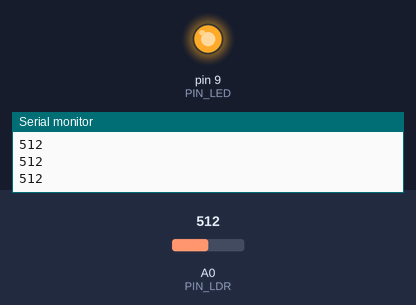
This sketch was run on a simulated Arduino Uno, built with avr-gcc and run on an emulated ATmega328P. Shown: output pins drawn as LEDs (lit = HIGH), the last lines printed to the serial monitor. Inputs (shaded band) come from the test bench; at power-on: A0 (PIN_LDR) = 512.

Above: at 1.2 s.
1.3 s: A0 (PIN_LDR) set to 416
2.8 s: A0 (PIN_LDR) set to 386
At 4.0 s:
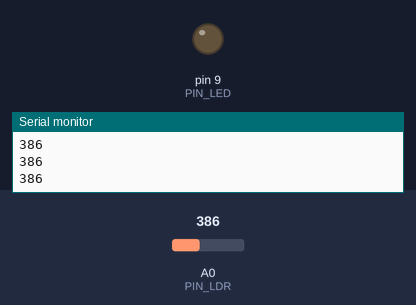
4.3 s: A0 (PIN_LDR) set to 410
At 5.1 s:
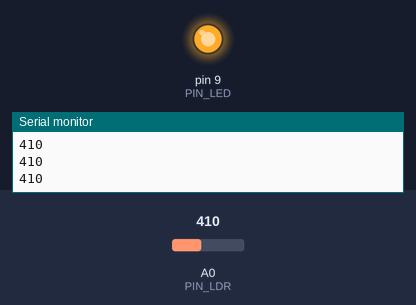
5.8 s: A0 (PIN_LDR) set to 390
At 6.3 s:
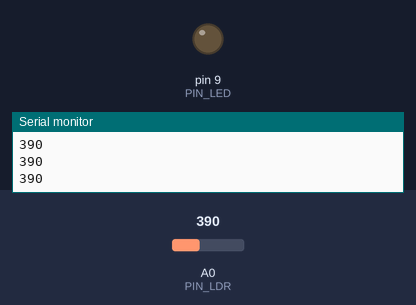
Timing chart, 0 to 8.3 s (numbered marks = the images above; inputs shaded):
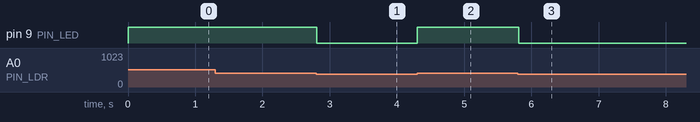

Measured:
- the behaviour switches between 401 and 400 on A0 (PIN_LDR) (found by bisection; images 0 and 1)
- after the input at 2.8 s, pin 9 (PIN_LED): HIGH → LOW at once
- after the input at 4.3 s, pin 9 (PIN_LED): LOW → HIGH at once
- after the input at 5.8 s, pin 9 (PIN_LED): HIGH → LOW at once

The sketch:

teste_ldr.ino
```cpp
const int PIN_LDR = A0;
const int PIN_LED = 9;
const int LIMIAR_ESCURO = 400;

void setup() {
  Serial.begin(9600);
  pinMode(PIN_LED, OUTPUT);
}
void loop() {
  const int leituraLuz = analogRead(PIN_LDR);
  Serial.println(leituraLuz);
  const bool ambienteEscuro =
    (leituraLuz > LIMIAR_ESCURO);

  if (ambienteEscuro) {
    digitalWrite(PIN_LED, HIGH);
  } else {
    digitalWrite(PIN_LED, LOW);
  }
}
```
